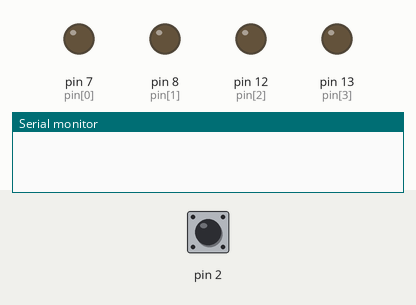
The sketch below on a simulated Arduino Uno, built with avr-gcc and run on an emulated ATmega328P. Parts: output pins drawn as LEDs (lit = HIGH), the last lines printed to the serial monitor. The test bench sets the inputs (shaded band); at power-on: pin 2 LOW.

Above: at 1.2 s.
1.3 s: pin 2 driven HIGH
At 2.1 s:
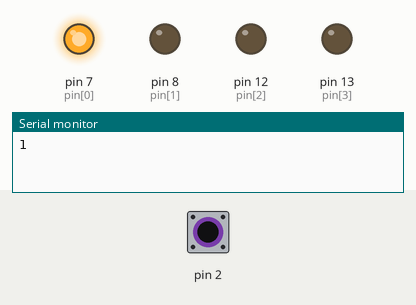
2.8 s: pin 2 pulsed LOW 5 times (0.12 s each, 0.3 s apart)
At 4.9 s:
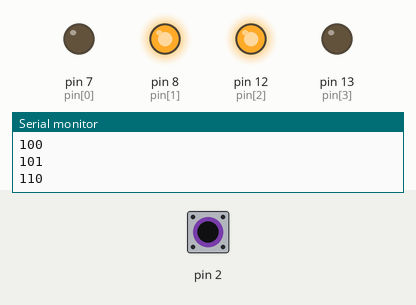
5.8 s: pin 2 pulsed LOW 2 times (0.12 s each, 0.3 s apart)
At 6.5 s:
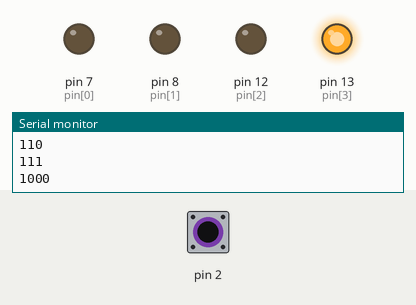
Timing chart, 0 to 8.8 s (numbered marks = the images above; inputs shaded):
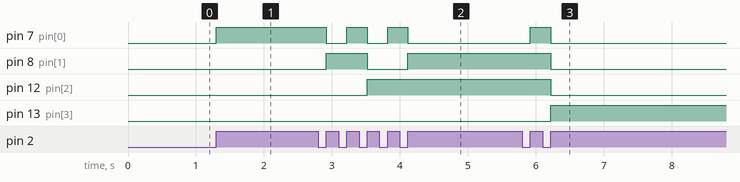

Measured:
- after the input at 1.3 s, pin 7 (pin[0]): LOW → HIGH at once
- after the input at 2.8 s, pin 7 (pin[0]): alternates HIGH for 0.30 s and LOW for 0.30 s, 5 changes in all, then stays LOW, starting after 0.12 s; pin 8 (pin[1]): LOW → HIGH after 0.12 s, → LOW 0.60 s later, → HIGH 0.60 s later; pin 12 (pin[2]): LOW → HIGH after 0.72 s
- after the input at 5.8 s, pin 7 (pin[0]): LOW → HIGH after 0.12 s, → LOW 0.30 s later; pin 8 (pin[1]), pin 12 (pin[2]): HIGH → LOW after 0.42 s; pin 13 (pin[3]): LOW → HIGH after 0.42 s

The sketch:

LED_Bit4_Display_Button.ino
```cpp
int sw = LOW;
int i = 0;
int pin[] = {7,8,12,13};

void setup() {
  Serial.begin(9600);
  pinMode(2, INPUT);
  for(int i = 0; i < 4 ; i++){
    pinMode(pin[i] , OUTPUT);
  }
}

void loop() {
  if (digitalRead(2) == HIGH) {
    sw = !sw;
    i += 1;
    if(i > 15){
      i = 0;
    }

    digitalWrite(7, bitRead(i, 0));
    digitalWrite(8, bitRead(i, 1));
    digitalWrite(12, bitRead(i, 2));
    digitalWrite(13, bitRead(i, 3));

    Serial.println(i, BIN);

    delay(200);
    while (digitalRead(2) == HIGH);
  }
}
```
